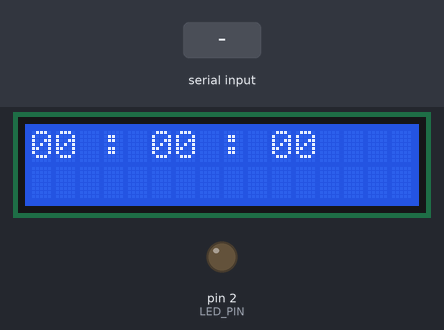
The sketch below on a simulated Arduino Uno, built with avr-gcc and run on an emulated ATmega328P. Parts: 16×2 character LCD, output pins drawn as LEDs (lit = HIGH). The inputs (shaded band) are chosen by the test bench. What the sketch prints to the serial monitor is not drawn.

Above: at 1.0 s.
1.1 s: "1" received over Serial
At 1.8 s:
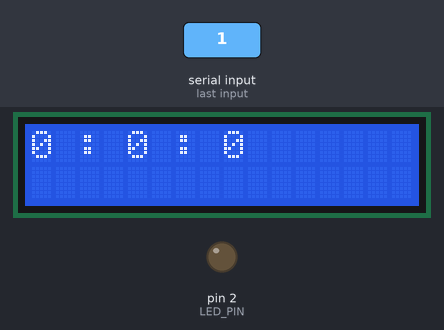
2.6 s: "0" received over Serial
At 3.3 s:
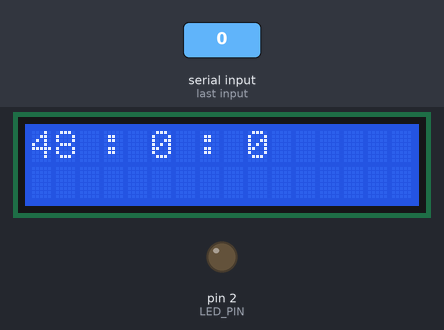
4.1 s: "2" received over Serial
At 4.8 s:
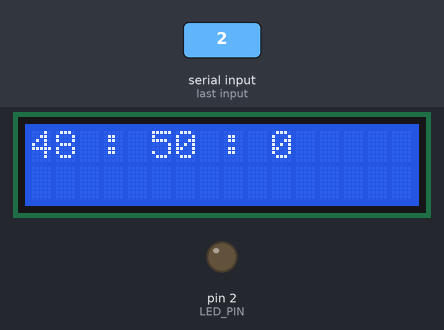
5.6 s: "1" received over Serial
At 6.2 s:
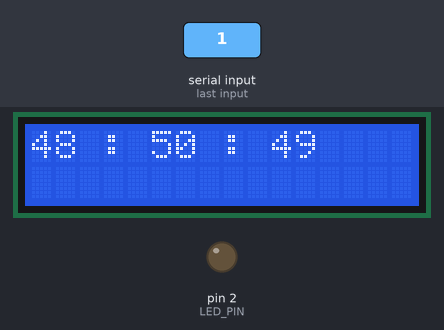
Timing chart, 0 to 8.1 s (numbered marks = the images above; inputs shaded):
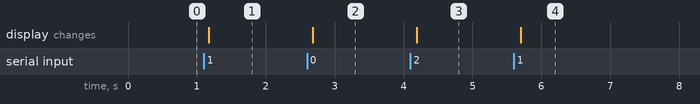

The sketch:

AlarmClockWithProcessing.ino
```cpp
#include <LiquidCrystal.h>

#define BL_PIN 10
//#define BUZZER 11
#define LED_PIN 2

LiquidCrystal lcd(8, 9, 4, 5, 6, 7);
unsigned long timer;
byte time[3], count = 0;
byte incomingByte, dummyByte;
boolean initialize = false;

void setup () {
  Serial.begin(9600);

  lcd.begin(16, 2);
  lcd.setCursor(0, 0);
  lcd.clear();
  lcd.print("00 : 00 : 00");
  //pinMode(BUZZER, OUTPUT);
  pinMode(LED_PIN, OUTPUT);
  timer = millis();

  sayHello();
}

void loop () {
  if (Serial.available() > 0) {
    //First time getting a data from Processing -> give signal 'n' to let Processing send the next data
    if (!initialize) {
      //Dummy reading the signal -> useless -> only to tell arduino to read data, but not to use that character signal
      dummyByte = Serial.read();
      Serial.write('n');
      initialize = true;
    }

    //Read one byte from the buffer
    incomingByte = Serial.read();

    //Read the time data only if it is not the 'n' signal or a white space (ASCII 255)!!
    if (incomingByte != 'n' && incomingByte != 255) {
      //Store the data
      time[count] = incomingByte;
      count++;

      //Reset the counter
      if (count >= 3) {
        count = 0;

        //Tell Processing to send the next data
        Serial.write('n');
      }
    }
  }

  //Rewrite the LCD screen only after one second
  if (millis() - timer >= 500) {
    //Setting up
    lcd.setCursor(0, 0);
    lcd.clear();

    //Write the time -> HOUR : MINUTE : SECOND
    lcd.print(time[0]);
    lcd.print(" : ");
    lcd.print(time[1]);
    lcd.print(" : ");
    lcd.print(time[2]);

    //Reset the timer
    timer = millis();
  }
}

//First communication trial
void sayHello () {
  while (Serial.available() <= 0) {
    Serial.write('b');
    delay(100);
  }
}
```

Measured:
- after the input at 1.1 s, the display: changes after 0.07 s (image 1)
- after the input at 2.6 s, the display: changes after 0.08 s (image 2)
- after the input at 4.1 s, the display: changes after 0.09 s (image 3)
- after the input at 5.6 s, the display: changes after 0.10 s (image 4)
